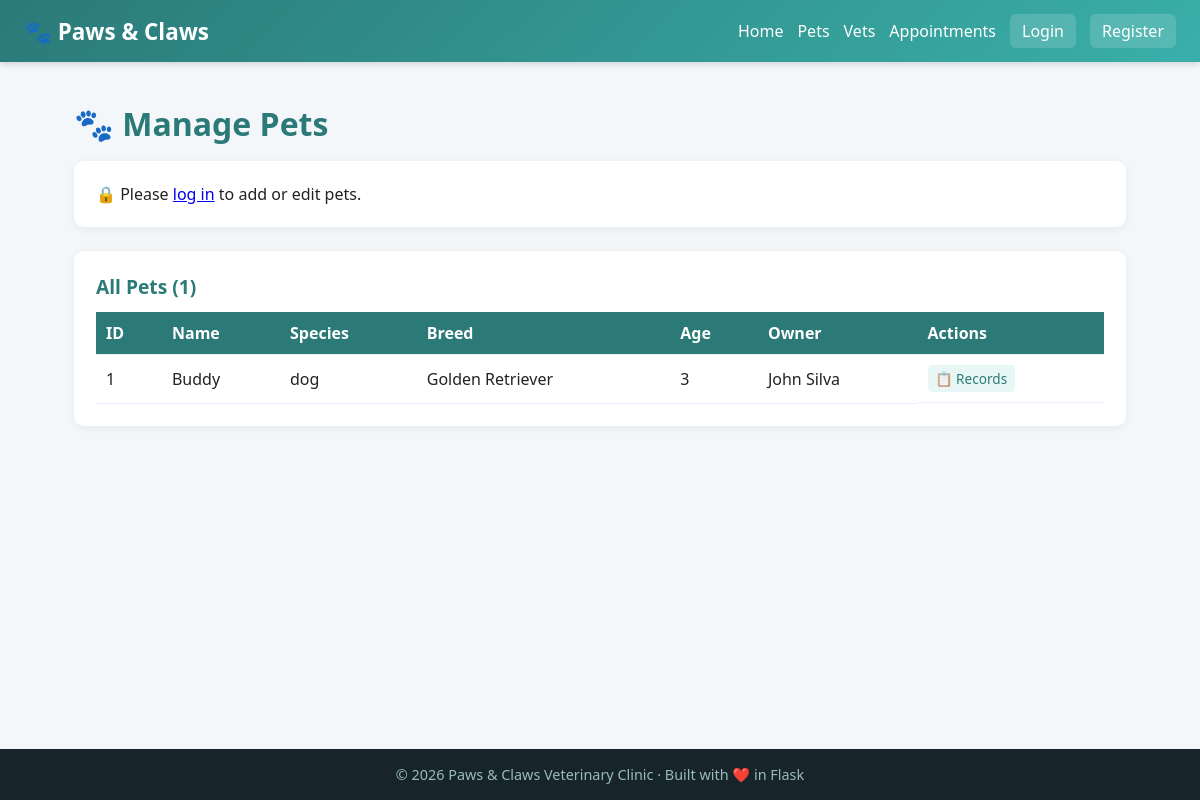
/pets, run on the app's committed database.
### models.py (models this page shows)
class Pet(db.Model):
    id = db.Column(db.Integer, primary_key=True)
    name = db.Column(db.String(50), nullable=False)
    species = db.Column(db.String(30))
    breed = db.Column(db.String(50))
    age = db.Column(db.Integer)
    owner = db.Column(db.String(80))
    owner_id = db.Column(db.Integer, db.ForeignKey('user.id'))
    notes = db.Column(db.Text)
    created_at = db.Column(db.DateTime, default=datetime.utcnow)
    appointments = db.relationship('Appointment', backref='pet', lazy=True,
                                   cascade='all, delete-orphan')
    records = db.relationship('MedicalRecord', backref='pet', lazy=True,
                              cascade='all, delete-orphan')

### app.py (the view)
@app.route('/pets')
def pets():
    all_pets = Pet.query.order_by(Pet.id.desc()).all()
    return render_template('pets.html', pets=all_pets)

### templates/pets.html (shortened to what this page needs)
{% extends "base.html" %}
{% block content %}
<h1>🐾 Manage Pets</h1>
{% if session.user_id %}
<div class="card">
  <h2>{{ 'Edit Pet: ' + edit_pet.name if edit_pet else 'Register New Pet' }}</h2>
  <form method="POST"
        action="{{ '/edit_pet/' + edit_pet.id|string if edit_pet else '/add_pet' }}">
    <div class="grid2">
      <input name="name" placeholder="Pet name" required value="{{ edit_pet.name if edit_pet else '' }}">
      <input name="species" placeholder="Species (dog / cat / bird)" required value="{{ edit_pet.species if edit_pet else '' }}">
      <input name="breed" placeholder="Breed" value="{{ edit_pet.breed if edit_pet else '' }}">
      <input name="age" type="number" placeholder="Age (years)" value="{{ edit_pet.age if edit_pet else '' }}">
      <input name="owner" placeholder="Owner name" required value="{{ edit_pet.owner if edit_pet else '' }}">
      <input name="notes" placeholder="Notes" value="{{ edit_pet.notes if edit_pet else '' }}">
    </div>
    <button type="submit">{{ '💾 Save Changes' if edit_pet else '➕ Add Pet' }}</button>
    {% if edit_pet %}<a href="/pets" class="btn-cancel">Cancel</a>{% endif %}
  </form>
</div>
{% else %}
<div class="card"><p>🔒 Please <a href="/login">log in</a> to add or edit pets.</p></div>
{% endif %}
<div class="card">
  <h2>All Pets ({{ pets|length }})</h2>
  {% if pets %}
  <table>
    <thead>
      <tr>
        <th>ID</th><th>Name</th><th>Species</th><th>Breed</th>
        <th>Age</th><th>Owner</th><th>Actions</th>
      </tr>
    </thead>
    <tbody>
      {% for p in pets %}
      <tr>
        <td>{{ p.id }}</td>
        <td>{{ p.name }}</td>
        <td>{{ p.species }}</td>
        <td>{{ p.breed or '-' }}</td>
        <td>{{ p.age or '-' }}</td>
        <td>{{ p.owner }}</td>
        <td class="actions">
          <a href="/records/{{ p.id }}" class="btn-sm">📋 Records</a>
        </td>
      </tr>
      {% endfor %}
    </tbody>
  </table>
  {% else %}
    <p>No pets yet.</p>
  {% endif %}
</div>
{% endblock %}

### static/style.css (style rules this page uses)
* { box-sizing: border-box; margin: 0; padding: 0; }
body { font-family: 'Segoe UI', Roboto, Arial, sans-serif; background: #f4f7f9; color: #222; min-height: 100vh; display: flex; flex-direction: column; }
h1 { color: #2b7a78; margin-bottom: 16px; }
h2 { color: #2b7a78; margin-bottom: 12px; font-size: 1.2rem; }
.card { background: white; border-radius: 10px; padding: 22px; margin-bottom: 24px; box-shadow: 0 2px 10px rgba(0,0,0,0.06); }
table { width: 100%; border-collapse: collapse; margin-top: 10px; }
th, td { padding: 10px; text-align: left; border-bottom: 1px solid #eef; }
th { background: #2b7a78; color: white; font-weight: 600; }
.actions { display: flex; gap: 6px; flex-wrap: wrap; }
.btn-sm { background: #e8f6f5; color: #2b7a78; padding: 4px 8px; border-radius: 4px; text-decoration: none; font-size: 0.85rem; }

### data on the page
Pet: id "1", name "Buddy", species "dog", breed "Golden Retriever", age "3", owner "John Silva"

### other printed values
{{ pets|length }} "1"
